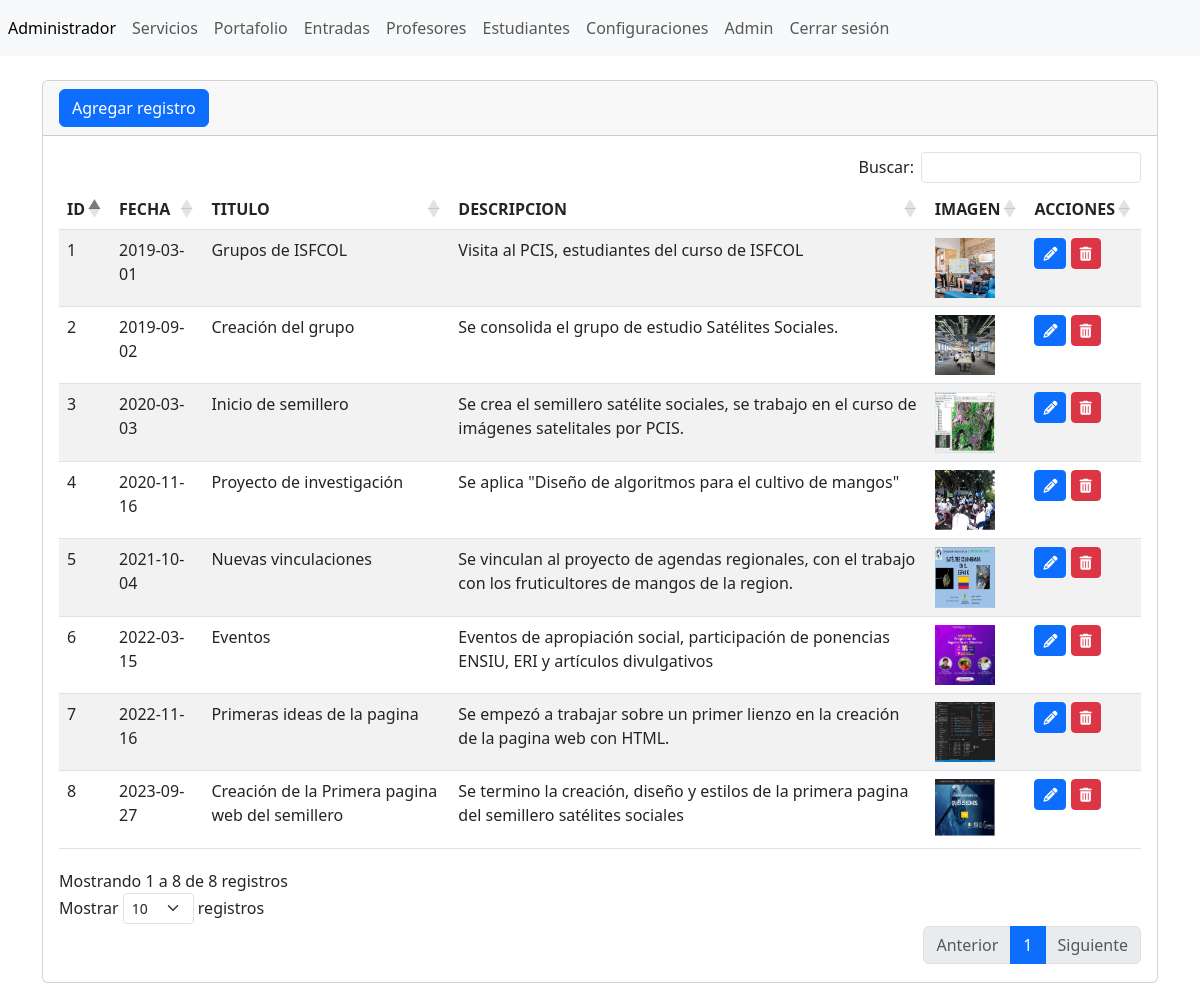
The page /admin/secciones/entradas/index.php (signed in) on the database its author committed.
### tables this page shows
CREATE TABLE `tb_entradas` (
  `ID` int(11) NOT NULL,
  `fecha` varchar(255) NOT NULL,
  `titulo` varchar(255) NOT NULL,
  `descripcion` varchar(255) NOT NULL,
  `imagen` varchar(255) NOT NULL
);

### admin/secciones/entradas/index.php (the view, shortened to what this page needs)
<?php
include ("../../bd.php");
  $sentencia=$conexion->prepare("SELECT * FROM `tb_entradas`");
  $sentencia->execute();
  $lista_entradas=$sentencia->fetchAll(PDO::FETCH_ASSOC);
  include ("../../templates/header.php");
?>
  <div class="card">
    <div class="card-header">
      <a name="" id="" class="btn btn-primary" href="crear.php" role="button">Agregar registro</a>
    </div>
    <div class="card-body">
     <div class="table-responsive-sm">
     <table id="tablas" class="table table-striped" style="width: 100%">
            <thead>
                <tr>
                    <th scope="col">ID</th>
                    <th scope="col">FECHA</th>
                    <th scope="col">TITULO</th>
                    <th scope="col">DESCRIPCION</th>
                    <th scope="col">IMAGEN</th>
                    <th scope="col">ACCIONES</th>
                </tr>
            </thead>
            <tbody>
              <?php foreach($lista_entradas as $entradas){?>
                <tr class="">
                    <td><?php echo $entradas['ID'];?></td>
                    <td><?php echo $entradas['fecha'];?></td>
                    <td><?php echo $entradas['titulo'];?></td>
                    <td><?php echo $entradas['descripcion'];?></td>
                    <td><img width="60" src="../../../assets/img/about/<?php echo $entradas['imagen'];?>"/></td>
                    <td>
                     <a class="btn btn-sm btn-primary" href="editar.php?txtID=<?php echo $entradas['ID']; ?>">
                      <i class="fa-solid fa-pencil"></i>
                     </a>
                     <a class="btn btn-sm btn-danger" href="index.php?txtID=<?php echo $entradas['ID']; ?>">
                      <i class="fa-solid fa-trash-can"></i>
                     </a>
                    </td>
                </tr>
              <?php }?>
            </tbody>
        </table>
     </div>
    </div>
  </div>
<?php include ("../../templates/footer.php"); ?>

### rows shown on the page
tb_entradas: ID "1", fecha "2019-03-01", titulo "Grupos de ISFCOL", descripcion "Visita al PCIS, estudiantes del curso de ISFCOL", imagen (picture)
tb_entradas: ID "2", fecha "2019-09-02", titulo "Creación del grupo", descripcion "Se consolida el grupo de estudio Satélites Sociales.", imagen (picture)
tb_entradas: ID "3", fecha "2020-03-03", titulo "Inicio de semillero", descripcion "Se crea el semillero satélite sociales, se trabajo en el curso de imágenes satelitales por PCIS.", imagen (picture)
tb_entradas: ID "4", fecha "2020-11-16", titulo "Proyecto de investigación", descripcion "Se aplica \"Diseño de algoritmos para el cultivo de mangos\"", imagen (picture)
tb_entradas: ID "5", fecha "2021-10-04", titulo "Nuevas vinculaciones", descripcion "Se vinculan al proyecto de agendas regionales, con el trabajo con los fruticultores de mangos de la region.", imagen (picture)
tb_entradas: ID "6", fecha "2022-03-15", titulo "Eventos", descripcion "Eventos de apropiación social, participación de ponencias ENSIU, ERI y artículos divulgativos", imagen (picture)
tb_entradas: ID "7", fecha "2022-11-16", titulo "Primeras ideas de la pagina", descripcion "Se empezó a trabajar sobre un primer lienzo en la creación de la pagina web con HTML.", imagen (picture)
tb_entradas: ID "8", fecha "2023-09-27", titulo "Creación de la Primera pagina web del semillero", descripcion "Se termino la creación, diseño y estilos de la primera pagina del semillero satélites sociales", imagen (picture)
